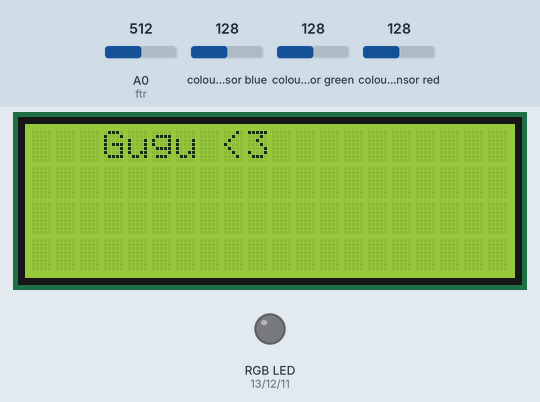
Simulated run of this program. Board: Arduino Uno, built with avr-gcc and run on an emulated ATmega328P. On the bench: 20×4 character LCD, an RGB LED mixed from three pins (HIGH = lit). The test bench sets the inputs (shaded band); at power-on: A0 (ftr) = 512, colour sensor blue 128, colour sensor green 128, colour sensor red 128.

Above: at 0.1 s.
At 1.7 s:
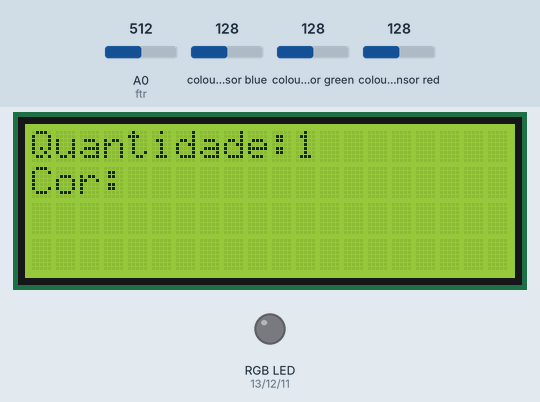
At 2.4 s:
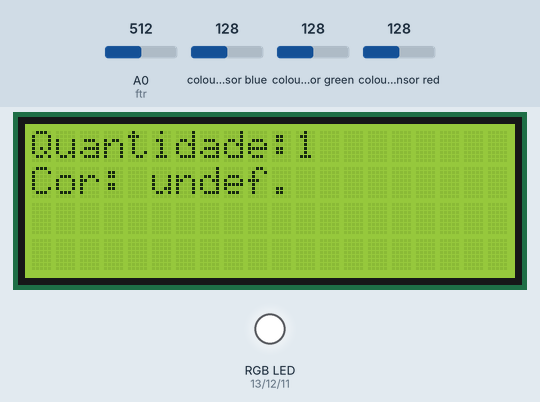
Timing chart, 0 to 3.9 s (numbered marks = the images above):
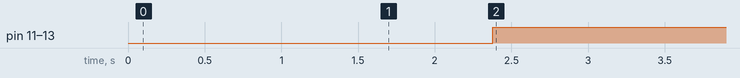

Measured:
- by itself, pin 11 (espBlue), pin 12 (espGreen), pin 13 (espRed): LOW → HIGH at 2.4 s
- what the display in image 1 shows lasts 0.7 s, from 1.6 s to 2.3 s

The program:

main.cpp
```cpp
#include <Arduino.h> // Biblioteca necessária para executar no vscode
#include <LiquidCrystal_I2C.h> // Biblioteca do display LCD I2C
#include <Adafruit_TCS34725.h> // Biblioteca do sensor de cor

#define ftr 0 // Variavel de status do fotoresistor

// Pinos para envio das cores para o esp32
#define espRed 13
#define espGreen 12
#define espBlue 11

int qnt = 0; // Variavel que recebe a quantidade de objetos

LiquidCrystal_I2C lcd(0x27,20,4); //Declara o objeto da biblioteca LiquidCrystal como lcd
Adafruit_TCS34725 tcs(0x29); //Declara o objeto da biblioteca TCS como tcs

// Função para tela inicial do lcd
void initLcd(){
  lcd.init();
  lcd.backlight();

  lcd.setCursor(3,0);
  lcd.print("Gugu <3");

  delay(1500);

  lcd.clear();

  lcd.setCursor(0,0);
  lcd.print("Quantidade:");
  lcd.setCursor(0,1);
  lcd.print("Cor:");

}

// Função que faz a verificação da cor do objeto detectado no ftr
String verifyColor(int d){

  delay(d);// Tempo necessário para o objeto chegar no sensor de cor

  float red, green, blue;

  tcs.getRGB(&red, &green, &blue);// Obtem a quantidade que cada espectro de cor reflete ao sensor

  if(red > green && red > blue){
  	return  "Vermelho";
  }
  if(green > red && green > blue){
  	return "Verde";
  }
  if(blue > red && blue > green){
    return "Azul";
  }
  else{
  	return " undef.";
  }
}

// Função para envio das informações ao ESP32
void sendData(String c){
  if(c == "Vermeho"){
    digitalWrite(12, LOW);
    digitalWrite(11, LOW);
    digitalWrite(13,HIGH);

  }else if (c == "Verde")
  {
    digitalWrite(13, LOW);
    digitalWrite(11, LOW);
    digitalWrite(12,HIGH);

  }else if (c == "Azul")
  {
    digitalWrite(13, LOW);
    digitalWrite(12, LOW);
    digitalWrite(11,HIGH);

  }else{
    // Caso a cor do objeto seja indefinida
    digitalWrite(13,HIGH);
    digitalWrite(12,HIGH);
    digitalWrite(11,HIGH);
  }
}

// Função que mostra os dados no display
void showData(int x, int d){
  lcd.setCursor(0,0);
  lcd.clear();
  lcd.print("Quantidade:");
  lcd.setCursor(11,0);
  lcd.print(x);

  lcd.setCursor(0,1);
  lcd.print("Cor:");
  lcd.setCursor(4,1);
  lcd.print(verifyColor(d));

}

void setup()
{
  initLcd();
  Serial.begin(9600);
  tcs.begin();

  pinMode(espRed, OUTPUT);
  pinMode(espGreen, OUTPUT);
  pinMode(espBlue, OUTPUT);

}

void loop()
{
  int ldr = analogRead(ftr);

  if(ldr> 80){
    //Detecta quando um objeto passa na frente do sensor
    qnt++;//Soma 1 a quantidade de objetos

    showData(qnt, 658);//envia a quantidade de objetos a ser mostrada e o delay de chegada ao sensor de cor
    sendData(verifyColor(1));//envia as informações ao Esp e tem como parametro um delay minimo exigido pela função

    while(ldr > 80){
      //Entra em um loop enquanto o objeto não sai da frente do sensor, impedindo a multipla soma de objetos
      ldr = analogRead(ftr);//Verifica o estado do sensor
    }
  }
}
```
